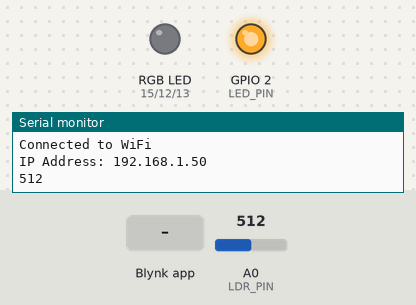
A sketch run on a simulated ESP8266 (NodeMCU). On the bench: an RGB LED mixed from three pins (HIGH = lit), output pins drawn as LEDs (lit = HIGH), the last lines printed to the serial monitor. The inputs (shaded band) are chosen by the test bench; at power-on: A0 (LDR_PIN) = 512. Dim RGB values are drawn brighter than linear; WiFi joins after 1.5 s; servers stay silent unless stated.

Above: at 3.0 s.
3.1 s: Blynk app writes 1 to V0
At 3.7 s:
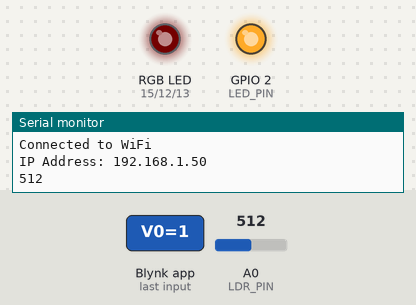
4.6 s: Blynk app writes 200 to V0
At 4.9 s:
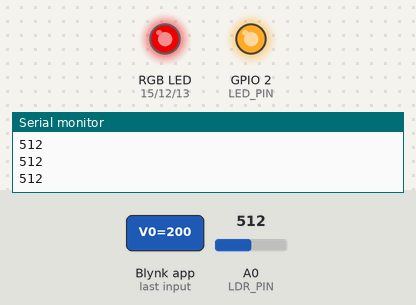
6.1 s: Blynk app writes 1 to V1
At 7.2 s:
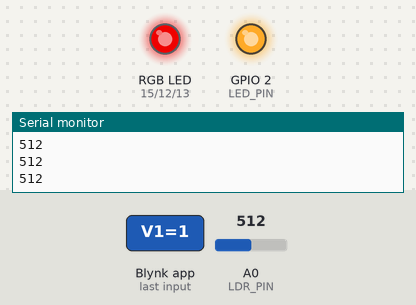
7.6 s: Blynk app writes 0 to V0
At 8.4 s:
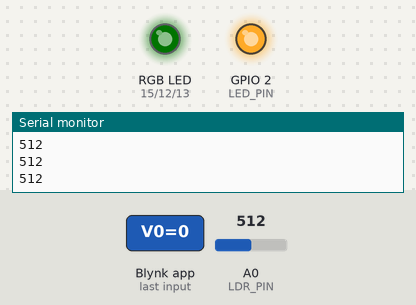
9.1 s: Blynk app writes 200 to V1
At 9.5 s:
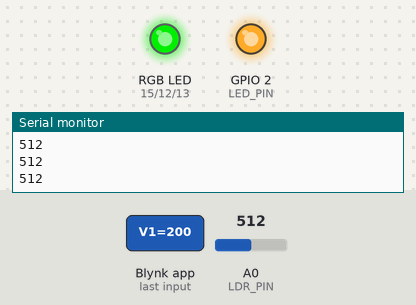
10.6 s: Blynk app writes 1 to V2
At 11.9 s:
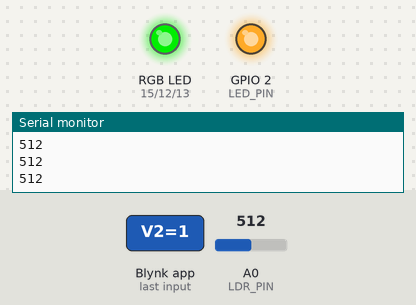
Timing chart, 0 to 13.1 s (numbered marks = the images above; inputs shaded):
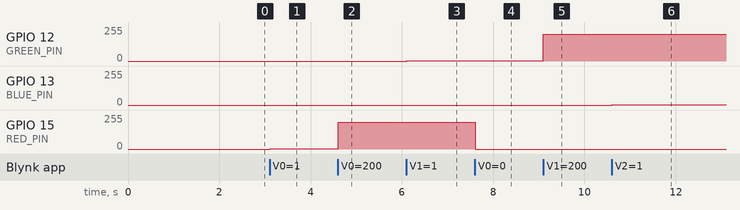

Measured:
- after the input at 3.1 s, GPIO 15 (RED_PIN): 0/255 → 1/255 at once
- after the input at 4.6 s, GPIO 15 (RED_PIN): 1/255 → 200/255 at once
- after the input at 6.1 s, GPIO 12 (GREEN_PIN): 0/255 → 1/255 at once
- after the input at 7.6 s, GPIO 15 (RED_PIN): 200/255 → 0/255 at once
- after the input at 9.1 s, GPIO 12 (GREEN_PIN): 1/255 → 200/255 at once
- after the input at 10.6 s, GPIO 13 (BLUE_PIN): 0/255 → 1/255 at once

The sketch:

02Blynk_DHT_Dashboard.ino
```cpp
#define BLYNK_TEMPLATE_ID "TMPL6DVoaTfQA"
#define BLYNK_TEMPLATE_NAME "Quickstart Template"
#define BLYNK_AUTH_TOKEN "SdXthv4JqPWzahTbtbCX0L-YYXYgaeQi"

#include <ESP8266WiFi.h>
#include <BlynkSimpleEsp8266.h>
// #include <DHT.h>

#define BAUD_RATE 115200
#define LED_PIN 2
// #define DHT_PIN D4
#define INTERVAL 1000
#define LDR_PIN A0
#define RED_PIN 15
#define GREEN_PIN 12
#define BLUE_PIN 13


const char* ssid = "KenNoluv";
const char* password = "11111111";


// DHT dht(DHT_PIN, DHT11);
BlynkTimer timer;
int ldr_value = 0;


// void timerEvent(){
//   float temp = dht.readTemperature();
//   if(!isnan(temp)) {
//     Blynk.virtualWrite(V4, temp);    //virtualWrite ใช้กับ virtualPin
//     Serial.println(temp);
//   }
// }

void ldrTest(){
  ldr_value = analogRead(LDR_PIN);
  if(!isnan(ldr_value)) {
    Blynk.virtualWrite(V4, ldr_value);    //virtualWrite ใช้กับ virtualPin
    Serial.println(ldr_value);
  }
}

void setup() {
  //put your setup code here
  Serial.begin(BAUD_RATE);
  //dht.begin();
  pinMode(LED_PIN, OUTPUT);
  pinMode(RED_PIN, OUTPUT);
  pinMode(GREEN_PIN, OUTPUT);
  pinMode(BLUE_PIN, OUTPUT);
  digitalWrite(LED_PIN, OUTPUT);
  pinMode(LDR_PIN, INPUT);
  Blynk.begin(BLYNK_AUTH_TOKEN, ssid, password);
  timer.setInterval(INTERVAL, ldrTest);
  WiFi.begin(ssid, password);
  while (WiFi.status() != WL_CONNECTED) {
    delay(500);
    Serial.print(".");
  }
  Serial.println('\n');
  Serial.println("Connected to WiFi");
  Serial.print("IP Address: ");
  Serial.println(WiFi.localIP());
}

BLYNK_WRITE(V0){
  int value = param.asInt();
  analogWrite(RED_PIN, value);
}
BLYNK_WRITE(V1){
  int value = param.asInt();
  analogWrite(GREEN_PIN, value);
}
BLYNK_WRITE(V2){
  int value = param.asInt();
  analogWrite(BLUE_PIN, value);
}

bool initialized = false;

void loop() {
  Blynk.run();
  timer.run();
  if(!initialized) {
    Blynk.virtualWrite(V4, WiFi.localIP().toString());
  }
}
```
